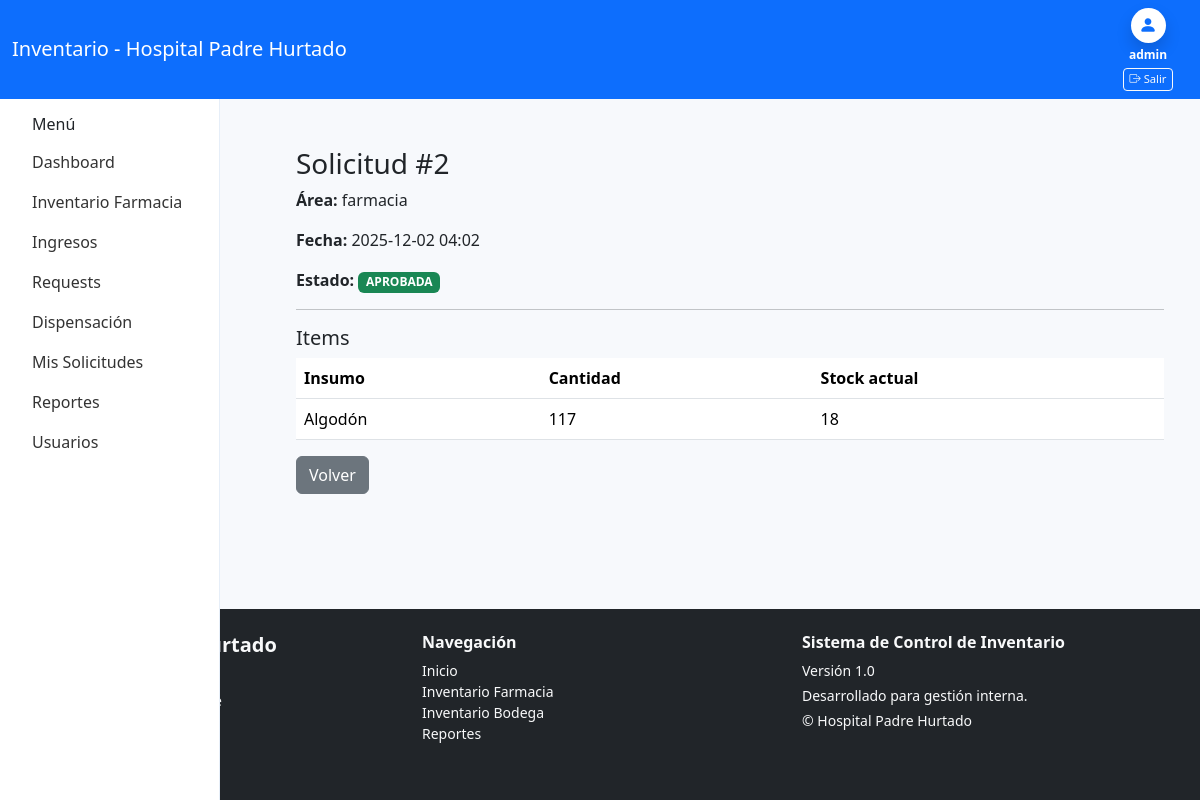
/inventario/solicitudes/2/ (signed in), run on the app's committed database.
### farmacia/models.py (models this page shows, shortened)
class SolicitudReposicion(models.Model):
    ESTADO = [
        ("PENDIENTE", "Pendiente"),
        ("APROBADA", "Aprobada"),
        ("RECHAZADA", "Rechazada"),
    ]
    area = models.CharField(max_length=200)
    usuario = models.ForeignKey(User, on_delete=models.SET_NULL, null=True)
    fecha = models.DateTimeField(auto_now_add=True)
    estado = models.CharField(max_length=20, choices=ESTADO, default="PENDIENTE")
    observacion = models.TextField(blank=True, null=True)  # opcional

class ItemSolicitud(models.Model):
    solicitud = models.ForeignKey(
        SolicitudReposicion,
        on_delete=models.CASCADE,
        related_name="items"
    )
    insumo = models.ForeignKey(Insumo, on_delete=models.CASCADE)
    cantidad = models.PositiveIntegerField()

### inventario/models.py (models this page shows, shortened)
class Insumo(models.Model):
    codigo = models.CharField(max_length=50, unique=True, blank=True)
    nombre = models.CharField(max_length=200)
    unidad = models.CharField(max_length=50)
    stock = models.IntegerField(default=0)
    stock_minimo = models.IntegerField(default=0)

### inventario/views.py (the view, shortened to what this page needs)
# urls.py: path('solicitudes/<int:pk>/', views.solicitud_detalle, name='solicitud_detalle'),
@login_required
def solicitud_detalle(request, pk):
    solicitud = get_object_or_404(SolicitudReposicion, pk=pk)
    items = solicitud.items.all()
    return render(request, "inventario/solicitud_detalle.html", {
        "solicitud": solicitud,
        "items": items
    })

### inventario/templates/inventario/solicitud_detalle.html (shortened to what this page needs)
{% extends "core/base.html" %}
{% block principal %}
<div class="container mt-4">
    <h3>Solicitud #{{ solicitud.id }}</h3>
    <p><strong>Área:</strong> {{ solicitud.area }}</p>
    <p><strong>Fecha:</strong> {{ solicitud.fecha|date:"Y-m-d H:i" }}</p>
    <p><strong>Estado:</strong>
        <span class="badge
            {% if solicitud.estado == 'PENDIENTE' %} bg-warning
            {% elif solicitud.estado == 'APROBADA' %} bg-success
            {% else %} bg-danger {% endif %}
        ">
            {{ solicitud.estado }}
        </span>
    </p>
    <hr>
    <h5>Items</h5>
    <table class="table">
        <thead>
            <tr>
                <th>Insumo</th>
                <th>Cantidad</th>
                <th>Stock actual</th>
            </tr>
        </thead>
        <tbody>
        {% for item in items %}
            <tr>
                <td>{{ item.insumo.nombre }}</td>
                <td>{{ item.cantidad }}</td>
                <td>{{ item.insumo.stock }}</td>
            </tr>
        {% endfor %}
        </tbody>
    </table>
    <div class="mt-3">
        <a href="{% url 'inventario:solicitudes_listar' %}" class="btn btn-secondary">Volver</a>
    </div>
</div>
{% endblock %}

### core/templates/core/base.html (shortened to what this page needs)
{% load static %}
<!doctype html>
<html lang="es">
<head>
  <link href="https://cdn.jsdelivr.net/npm/bootstrap@5.3.2/dist/css/bootstrap.min.css" rel="stylesheet">
  <link rel="stylesheet" href="https://cdn.jsdelivr.net/npm/bootstrap-icons@1.10.5/font/bootstrap-icons.css">
</head>
<body class="d-flex flex-column min-vh-100">
<nav class="navbar navbar-expand-lg app-header">
  <div class="container-fluid">
    <a class="navbar-brand text-white" href="{% url 'dashboard' %}">Inventario - Hospital Padre Hurtado</a>
    <div class="d-flex">
      {% if request.user.is_authenticated %}
          <div class="d-flex flex-column align-items-center text-white" style="min-width:80px;">
          <div class="rounded-circle bg-white d-flex justify-content-center align-items-center shadow" style="width:35px; height:35px;">
            <i class="bi bi-person-fill" style="font-size:18px; color:#0d6efd;"></i>
          </div>
          <div style="font-size:0.75rem; margin-top:3px; text-align:center;">
            <strong>{{ user.username }}</strong>
          </div>
          <a href="{% url 'logout' %}" class="btn btn-outline-light btn-sm mt-1" style="font-size:0.70rem; padding: 2px 6px; white-space: nowrap; width: auto !important;">
            <i class="bi bi-box-arrow-right"></i>
            Salir
          </a>
        </div>
      {% else %}
        <a class="btn btn-outline-light btn-sm" href="{% url 'login' %}">Iniciar sesión</a>
      {% endif %}
    </div>
  </div>
</nav>
<div class="d-flex">
  <aside class="sidebar p-3">
    <h6 class="px-3">Menú</h6>
    {% with current=request.resolver_match.url_name %}
    <ul class="nav flex-column">
    {% if request.user.is_authenticated %}
      {% if request.user.perfil.rol == "ADMIN" or request.user.perfil.rol == "JEFE_BODEGA" or request.user.perfil.rol == "JEFE_FARMACIA" %}
      <li class="nav-item">
        <a class="nav-link {% if current == 'dashboard' %}active{% endif %}" href="{% url 'dashboard' %}">
            Dashboard
        </a>
      </li>
      {% endif %}
      {% if request.user.perfil.rol == "FUNC_FARMACIA" or request.user.perfil.rol == "JEFE_FARMACIA" %}
      <li class="nav-item">
        <a class="nav-link {% if current == 'lista' %}active{% endif %}"
          href="{% url 'farmacia:medicamentos_lista' %}">
          Inventario Farmacia
        </a>
      </li>
      {% endif %}
      <li class="nav-item">
        <a class="nav-link {% if current == 'register_entry' %}active{% endif %}" href="{% url 'inventario:register_entry' %}">Ingresos</a>
      </li>
      <li class="nav-item">
        <a class="nav-link {% if current == 'solicitudes_listar' %}active{% endif %}" href="{% url 'inventario:solicitudes_listar' %}">Requests</a>
      </li>
      {% if request.user.perfil.rol == "FUNC_FARMACIA" or request.user.perfil.rol == "JEFE_FARMACIA" %}
      <li class="nav-item">
        <a class="nav-link {% if current == 'dispense' %}active{% endif %}" href="{% url 'farmacia:dispense' %}">Dispensación</a>
      </li>
      <li class="nav-item">
        <a class="nav-link {% if current == 'solicitudes_mias' %}active{% endif %}" href="{% url 'farmacia:solicitudes_mias' %}">Mis Solicitudes</a>
      </li>
      {% endif %}
      <li class="nav-item">
        <a class="nav-link {% if current == 'reports' %}active{% endif %}" href="{% url 'reports' %}">Reportes</a>
      </li>
    {% endif %}
      {% if user.is_authenticated and user.is_superuser %}
      <li class="nav-item">
        <a class="nav-link {% if current == 'manage_users' %}active{% endif %}" href="{% url 'manage_users' %}">Usuarios</a>
      </li>
      {% endif %}
    </ul>
    {% endwith %}
  </aside>
  <main class="flex-fill p-4">
    {% block principal %}
    {% endblock %}
  </main>
</div>
<footer class="bg-dark text-light mt-auto py-4">
  <div class="container">
    <div class="row">
      <div class="col-md-4 mb-3">
        <h5 class="fw-bold">Hospital Padre Hurtado</h5>
        <p class="small mb-1">Av. Concha y Toro 3459</p>
        <p class="small mb-1">San Ramón, Santiago, Chile</p>
        <p class="small">Teléfono: <strong>(2) 2576 3000</strong></p>
      </div>
      <div class="col-md-4 mb-3">
        <h6 class="fw-bold">Navegación</h6>
        <ul class="list-unstyled small">
          <li><a href="/" class="text-light text-decoration-none">Inicio</a></li>
          <li><a href="/farmacia/" class="text-light text-decoration-none">Inventario Farmacia</a></li>
          <li><a href="/bodega/" class="text-light text-decoration-none">Inventario Bodega</a></li>
          <li><a href="/reportes/" class="text-light text-decoration-none">Reportes</a></li>
        </ul>
      </div>
      <div class="col-md-4 mb-3">
        <h6 class="fw-bold">Sistema de Control de Inventario</h6>
        <p class="small mb-1">Versión 1.0</p>
        <p class="small mb-1">Desarrollado para gestión interna.</p>
        <p class="small">© {{ now|date:"Y" }} Hospital Padre Hurtado</p>
      </div>
    </div>
</footer>
</body>
</html>

### core/templates/core/base.html (style rules this page uses)
body { background:#f7f9fc; }
.sidebar { min-width: 220px; max-width: 260px; background: #fff; border-right:1px solid #e6eef8; height:100vh; padding-top:1rem; position:fixed; }
main.flex-fill { margin-left: 260px; }
.app-header { background: #0d6efd; color: #fff; }
.sidebar .nav { padding-left:0; }
.sidebar .nav-link { color:#333; }

### data on the page
SolicitudReposicion: id "2", area "farmacia", fecha "2025-12-02 04:02", estado "APROBADA"
ItemSolicitud: insumo.nombre "Algodón", cantidad "117", insumo.stock "18"

### other printed values
{{ user.username }} "admin"
